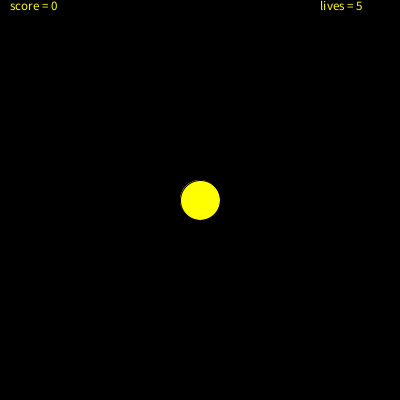
Frame 1 (no input)
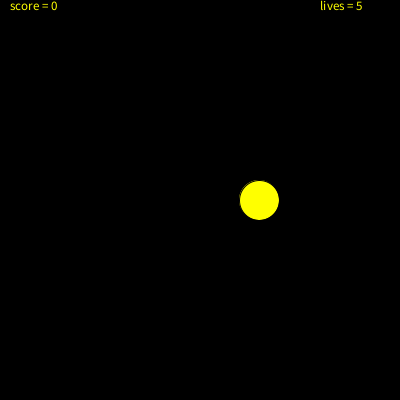
Frame 60 (the mouse pressed at the canvas centre just before this capture)
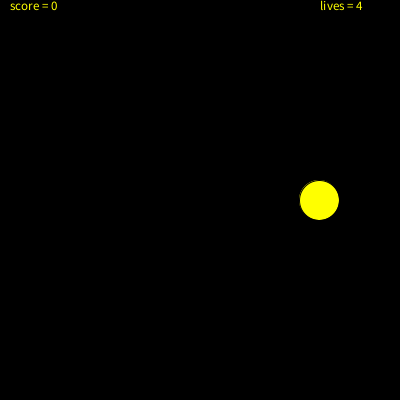
Frame 120 (the mouse held since frame 60 and released just before this capture)

The Processing sketch that drew these frames (run headless with seeded random() and noise(); from frame 60 on, the mouse is pressed at the canvas centre):

// Processing sketch: processing_139159
// ── processing_139159.pde

// Code borrowed from http://processing.flosscience.com/processing-for-android/macul-2012/simple-game-code.
// Will change to be more unique later on
int xPos;                      
int speed=1;                   
int xDir=1;                    
int score=0;                   
int lives=5;                   
boolean lost=false;            

void setup()                  
{
size (400,400);
smooth();
xPos=width/2;                
fill(255,255,0);               
textSize(13);                
}

void draw()                                      
{
background (0);                                
ellipse(xPos, height/2,40,40);                 
xPos=xPos+(speed*xDir);                        
  if (xPos > width-20 || xPos<20)                
  {
  xDir=-xDir;                                  
  }
  text("score = "+score,10,10);                 
  text("lives = "+lives,width-80,10);            
    if (lives<=0)                               
    {
    textSize(20);
    text("Click to Restart", 125,100);
    noLoop();                                   
    lost=true;
    textSize(13);
    }
}

void mousePressed()                              
{
  if (dist(mouseX, mouseY, xPos, 200)<=20)      
  {
  score=score+speed;                          
  speed=speed+1;                              
  }
  else                                           
  {
    if (speed<1)                                 
    {
    speed=speed-1;
    }
    lives=lives-1;                              
    }
      if (lost==true)                               
      {
      speed=1;                                    
      lives=5;
      score=0;
      xPos=width/2;
      xDir=1;
      lost=false;
      loop();                                     
      }
}
